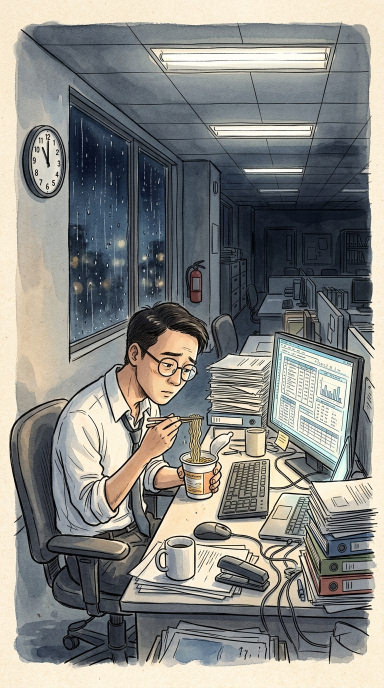
#> input picture art/raw/intro/intro-1.png, 768 x 1376 px, found by its file name (shown at 1/2 size); its folder holds only this picture in this run
$ python _intro_prep.py
#> lines starting #> are read from the running program, lines starting #| are printed output that depends on the picture

import os
from PIL import Image
R=r"F:\AntiGravity\Games\quan-bun"; RAW=os.path.join(R,"art","raw","intro"); PUB=os.path.join(R,"public","art","intro"); os.makedirs(PUB,exist_ok=True)
for n in ["intro-1","intro-2","intro-3","intro-4"]:
    p=os.path.join(RAW,n+".png")
    if not os.path.exists(p): continue
    im=Image.open(p).convert("RGB"); im.thumbnail((900,1200)); im.save(os.path.join(PUB,n+".webp"),"WEBP",quality=82,method=6)
#> further down, im is the input picture: PIL image 768x1376 RGB; mean R, G, B 135.6, 135.6, 131.5
#> after `im.thumbnail((900, 1200))`:
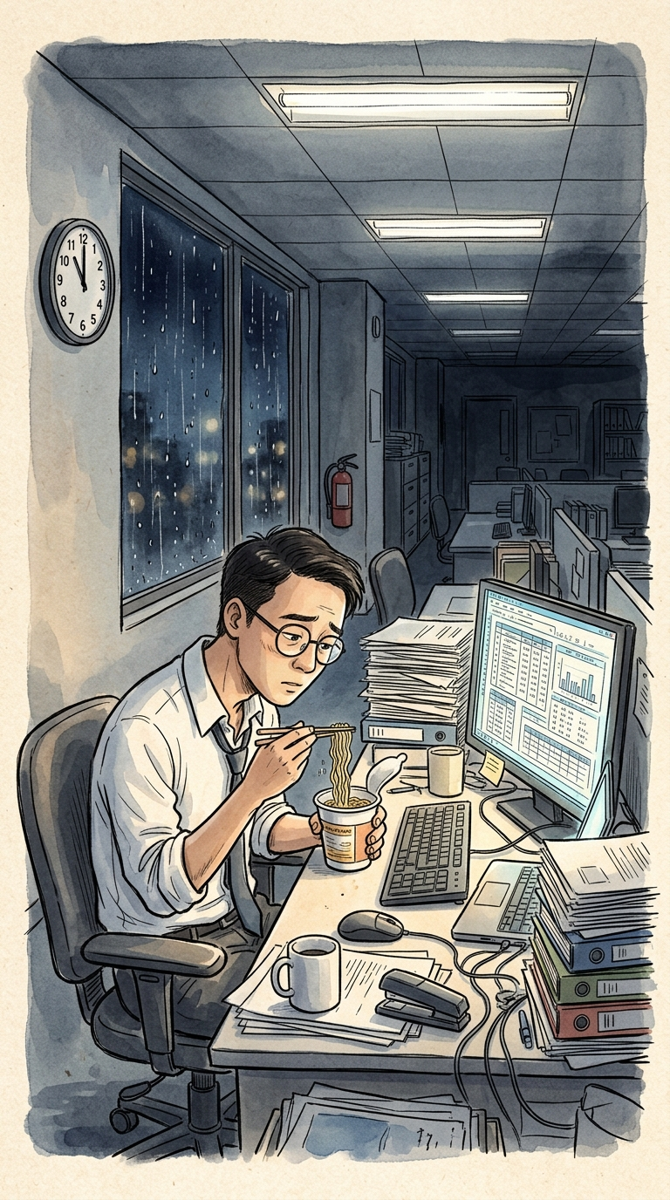
#> im: PIL image 670x1200 RGB; mean R, G, B 135.6, 135.6, 131.6
    im.resize((300,400)).save(os.path.join(RAW,n+"-small.jpg"),quality=75)
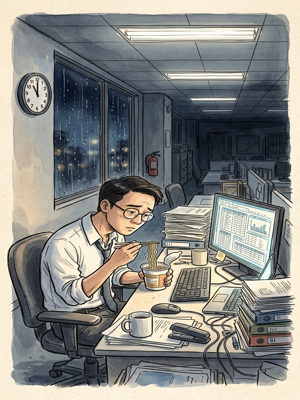
#> saved as intro-1-small.jpg: PIL image 300x400 RGB; mean R, G, B 135.6, 135.6, 131.6
